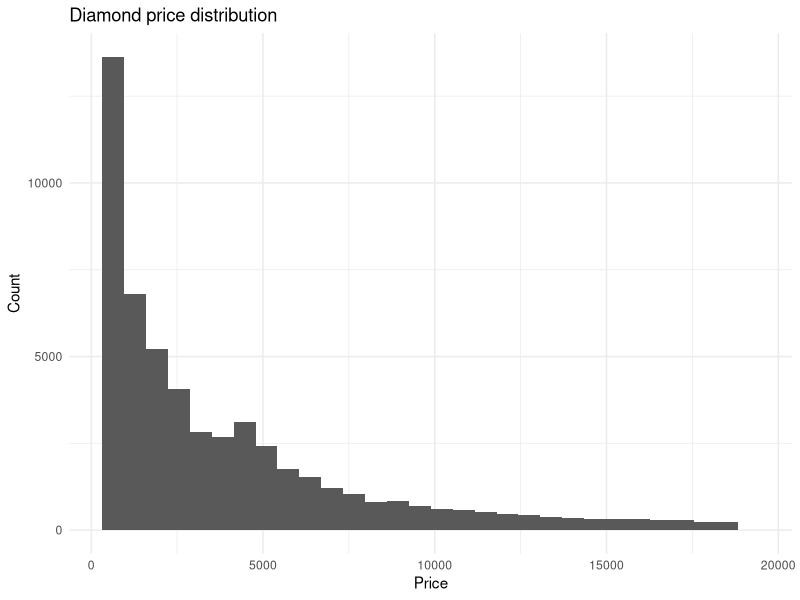
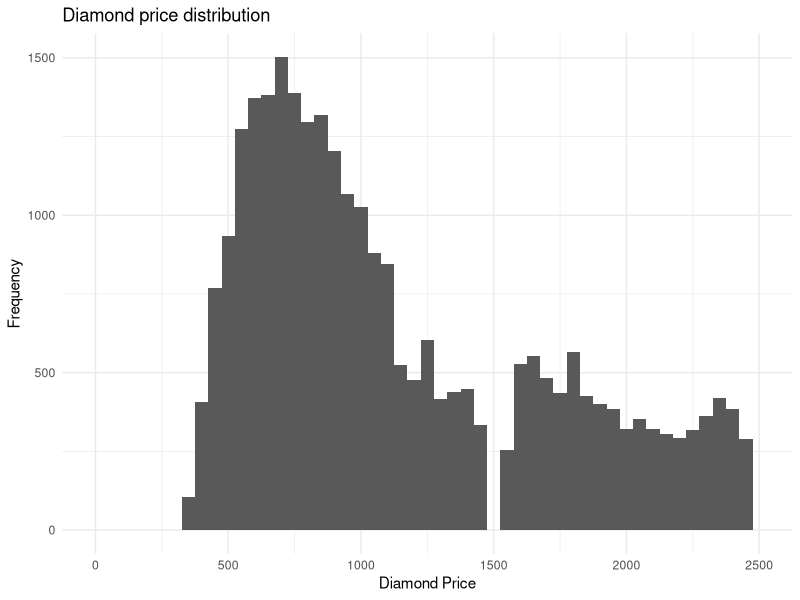
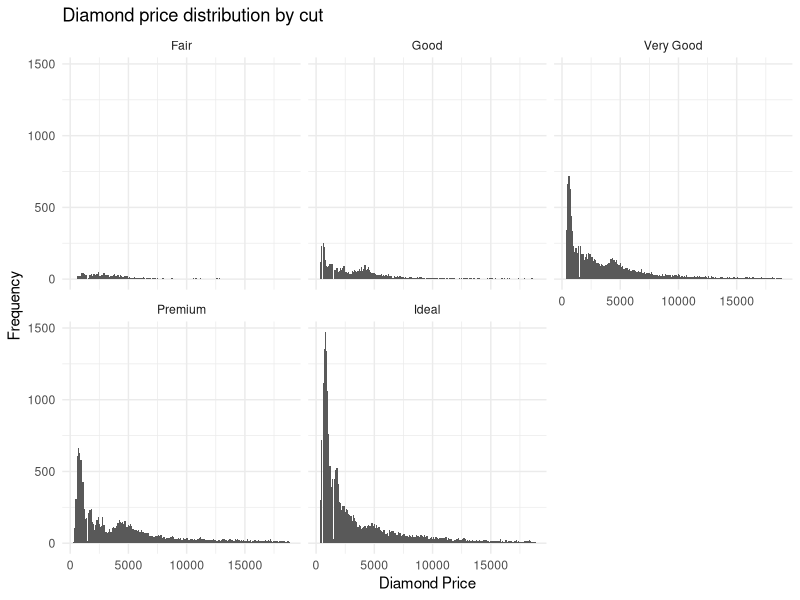
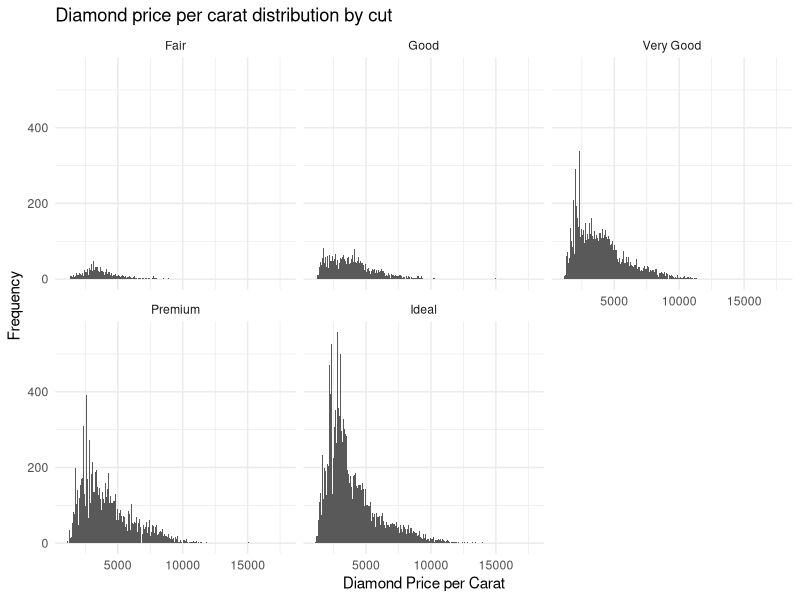
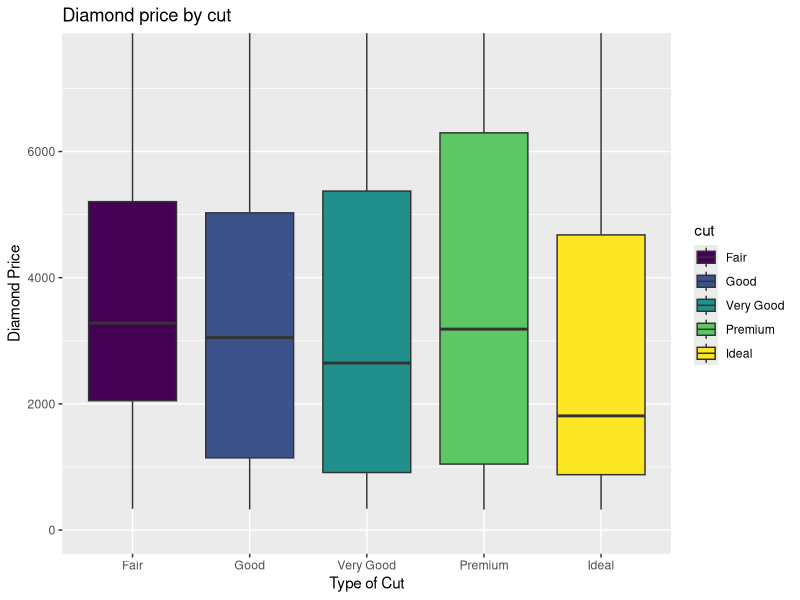
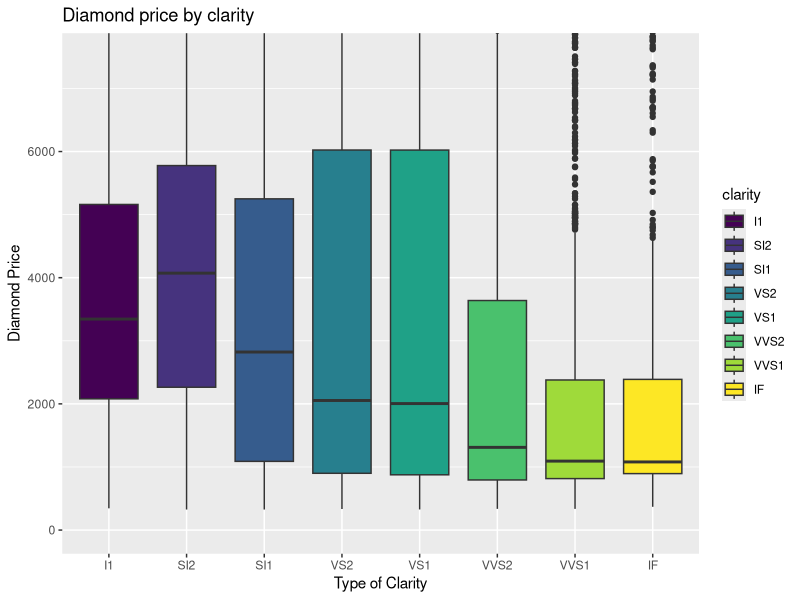
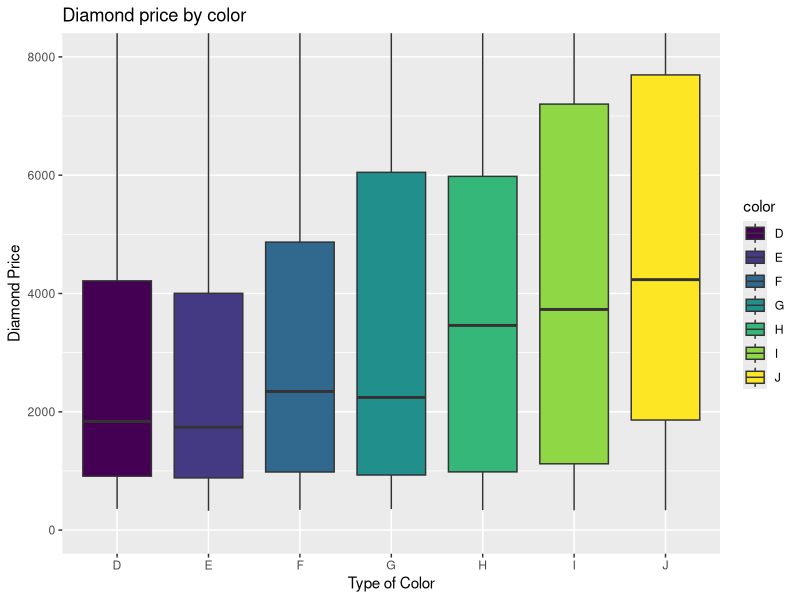
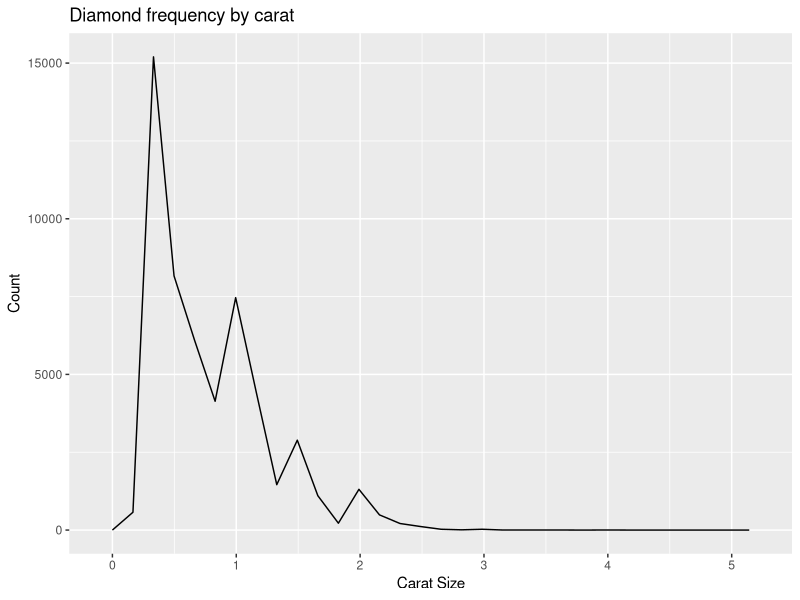

Source code (R) for these figures, in order:
library(ggplot2)

data(diamonds) 


View(diamonds)
names(diamonds)
summary(diamonds)


ggplot(data = diamonds, aes(x = price)) + 
  geom_histogram() +
  ggtitle("Diamond price distribution") + 
  xlab("Price") + 
  ylab("Count") + 
  theme_minimal() 
  

sum(diamonds$price < 500)

sum(diamonds$price < 250)

sum(diamonds$price >= 15000)

ggplot(data=diamonds) + 
  geom_histogram(binwidth=50, aes(x=diamonds$price)) + 
  ggtitle("Diamond price distribution") + 
  xlab("Diamond Price") + 
  ylab("Frequency") + 
  theme_minimal() + 
  xlim(0,2500)


ggplot(data=diamonds) + 
  ggtitle("Diamond price distribution by cut") + 
  xlab("Diamond Price") + 
  ylab("Frequency") + 
  theme_minimal() +
  geom_histogram(binwidth=100, aes(x=diamonds$price)) + 
  facet_wrap(~cut)


subset(diamonds, price == max(price))

subset(diamonds, price == min(price))


a = diamonds[which(diamonds$cut == "Fair"),]
b = diamonds[which(diamonds$cut == "Good"),]
c = diamonds[which(diamonds$cut == "Very Good"),]
d = diamonds[which(diamonds$cut == "Premium"),]
e = diamonds[which(diamonds$cut == "Ideal"),]

median(a$price)
median(b$price)
median(c$price)
median(d$price)
median(e$price)


ggplot(data=diamonds) + 
  geom_histogram(binwidth=50, aes(x=diamonds$price/diamonds$carat)) + 
  ggtitle("Diamond price per carat distribution by cut") + 
  xlab("Diamond Price per Carat") + 
  ylab("Frequency") + theme_minimal() + 
  facet_wrap(~cut)


ggplot(diamonds, aes(factor(cut), price, fill=cut)) + 
  geom_boxplot() + ggtitle("Diamond price by cut") + 
  xlab("Type of Cut") + 
  ylab("Diamond Price") + 
  coord_cartesian(ylim=c(0,7500))


ggplot(diamonds, aes(factor(clarity), price, fill=clarity)) + 
  geom_boxplot() + ggtitle("Diamond price by clarity") + 
  xlab("Type of Clarity") + 
  ylab("Diamond Price") + 
  coord_cartesian(ylim=c(0,7500))


ggplot(diamonds, aes(factor(color), price, fill=color)) + 
  geom_boxplot() + ggtitle("Diamond price by color") + 
  xlab("Type of Color") + 
  ylab("Diamond Price") + 
  coord_cartesian(ylim=c(0,8000))


ggplot(data=diamonds, aes(x=carat)) + 
  geom_freqpoly() + 
  ggtitle("Diamond frequency by carat") + 
  xlab("Carat Size") + 
  ylab("Count")


ggplot(aes(x = price, color = cut), data = diamonds) +
  facet_wrap(~color, ncol = 3) + 
  geom_histogram() + 
  scale_x_log10() + 
  scale_fill_brewer(type = 'qual') +
  ggtitle("Diamond price distribution by cut")


ggplot(data = diamonds, aes(x = table, y = price, color = cut)) + 
  geom_point(alpha = 1/5) + 
  scale_x_continuous(limits = c(50, 80), breaks = seq(50, 80, 2)) + 
  xlab("Table Range") + 
  ylab("Price")


diamonds$volume <- with(diamonds, x * y * z)

ggplot(data = diamonds, aes(x = volume, y = price, color = clarity)) +
  geom_point() + 
  scale_color_brewer(type = 'div') + 
  scale_y_log10() + 
  scale_x_continuous(limits = c(0, quantile(diamonds$volume, 0.99)))  + 
  ggtitle("Diamond price by volume grouped by clarity") + 
  xlab("Volume") + 
  ylab("Price")







